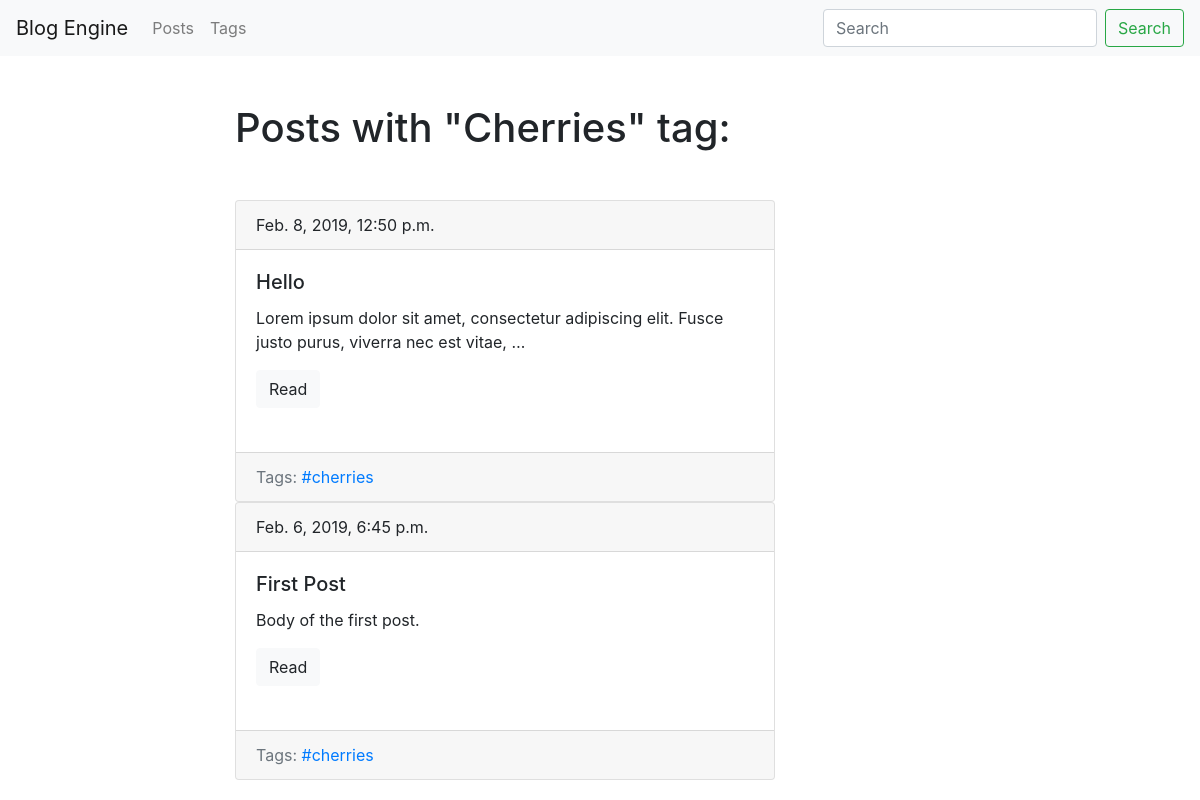
Screenshot of /blog/tag/cherries/ with the database file from the repository.
### blog/models.py (models this page shows, shortened)
class Tag(models.Model):
    title = models.CharField(max_length=50)
    slug = models.SlugField(max_length=50, unique=True)
    def get_absolute_url(self):
        return reverse('tag_detail_url', kwargs={'slug': self.slug})
    class Meta:
        ordering = ['title']

class Post(models.Model):
    title = models.CharField(max_length=100, db_index=True)
    slug = models.SlugField(max_length=150, blank=True, unique=True)
    body = models.TextField(blank=True, db_index=True)
    tags = models.ManyToManyField('Tag', blank=True, related_name='posts')
    date_pub = models.DateTimeField(auto_now_add=True)
    def get_absolute_url(self):
        return reverse('post_detail_url', kwargs={'slug': self.slug})
    class Meta:
        ordering = ['-date_pub']

### blog/views.py (the view)
# urls.py: path('tag/<str:slug>/', TagDetail.as_view(), name='tag_detail_url'),
class TagDetail(ObjectDetailMixin, View):
    model = Tag
    template = 'blog/tag_detail.html'

### blog/utils.py (called while the page is built)
    def get(self, request, slug):
        obj = get_object_or_404(self.model, slug__iexact=slug)
        return render(request, self.template,
        context={self.model.__name__.lower(): obj, 'admin_object': obj,
        'detail': True})

### blog/templates/blog/tag_detail.html (shortened to what this page needs)
{% extends 'blog/base_blog.html' %}
{% block content %}
    <h1 class="mb-5">
        Posts with "{{ tag.title|title }}" tag:
    </h1>
{% for post in tag.posts.all %}
    {% include 'blog/includes/post_card_template.html' %}
{% endfor %}
{% endblock %}

### blog/templates/blog/includes/post_card_template.html
<div class="card">
    <div class="card-header">
        {{ post.date_pub }}
    </div>
    <div class="card-body mb-4">
        <h5 class="card-title">{{ post.title }}</h5>
        <p class="card-text">{{ post.body|truncatewords:15 }}</p>
        <a href="{{ post.get_absolute_url }}" class="btn btn-light">Read</a>
    </div>
    <div class="card-footer text-muted">
        Tags:
        {% for tag in post.tags.all %}
            <a href="{{ tag.get_absolute_url }}">#{{ tag.title }}</a>
        {% endfor %}
    </div>
</div>

### static/css/styles.css (style rules this page uses)
body { margin-bottom: 20px; }

### rows the page displays
Tag: title "Cherries", title "cherries"
Post: date_pub "Feb. 8, 2019, 12:50 p.m.", title "Hello", body "Lorem ipsum dolor sit amet, consectetur adipiscing elit. Fusce justo purus, viverra nec est vitae, …"
Post: date_pub "Feb. 6, 2019, 6:45 p.m.", title "First Post", body "Body of the first post."
